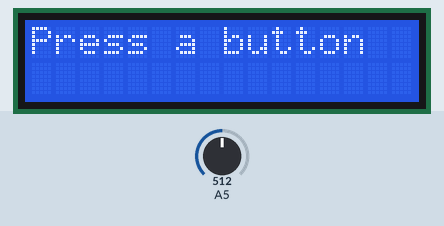
Recording of a sketch running on a simulated Arduino Uno, built with avr-gcc and run on an emulated ATmega328P. Shown: 16×2 character LCD. The inputs (shaded band) are chosen by the test bench; at power-on: A5 = 512. What the sketch prints to the serial monitor is not drawn.

Above: at 1.2 s.
1.3 s: A5 set to 90
2.8 s: A5 set to 77
At 3.7 s:
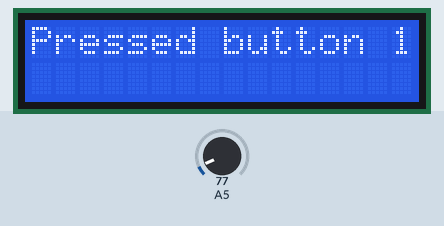
4.5 s: A5 set to 54
At 5.4 s:
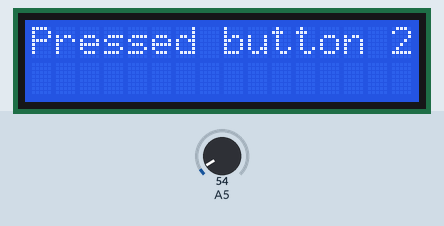
6.1 s: A5 set to 36
At 7.1 s:
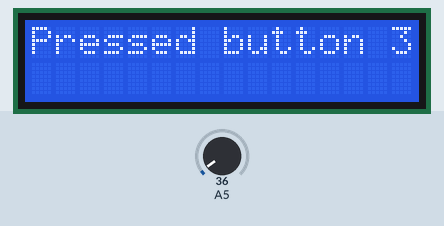
7.6 s: A5 set to 30
At 8.8 s:
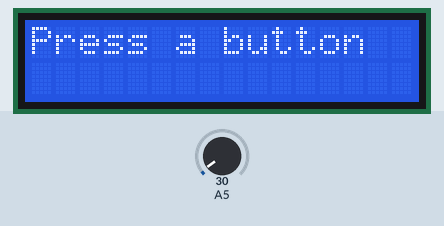
10.6 s: A5 set to 55
At 11.0 s:
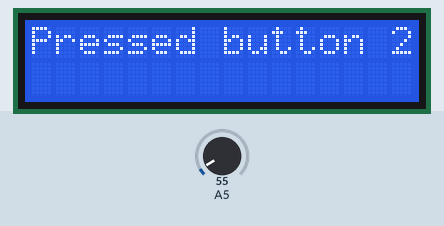
Timing chart, 0 to 13.1 s (numbered marks = the images above; inputs shaded):
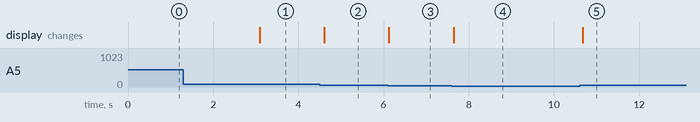

The sketch:

ch10_challenge4.ino
```cpp
#include <LiquidCrystal.h>
LiquidCrystal lcd(12, 11, 5, 4, 3, 2);
int a = 0;

void setup() {
  lcd.begin(16, 2);   // ✅ Correct size for your LCD
  Serial.begin(9600);
  pinMode(A5, INPUT_PULLUP);
}

int readButtons(int pin) {
  int b = 0;
  int c = analogRead(pin);

  // Debug: show raw analog value
  Serial.print("Analog Read = ");
  Serial.println(c);

  if (c > 1000) {
    b = 0; // no button
  } else if (c > 70 && c < 82) {
    b = 1;
  } else if (c > 52 && c < 64) {
    b = 2;
  } else if (c > 33 && c < 45) {
    b = 3;
  } else if (c > 15 && c < 25) {
    b = 4;
  } else if (c >= 0 && c < 10) {
    b = 5;
  }

  Serial.print("Detected Button = ");
  Serial.println(b);

  return b;
}

void loop() {
  a = readButtons(A5);

  lcd.clear();
  lcd.setCursor(0, 0);   // ✅ First row
  if (a == 0) {
    lcd.print("Press a button");
  } else {
    lcd.print("Pressed button ");
    lcd.print(a);
  }

  delay(500);
}
```

Measured:
- the behaviour switches between 82 and 81 on A5 (found by bisection; images 0 and 1)
- the behaviour switches between 34 and 33 on A5 (found by bisection; images 3 and 4)
- after the input at 1.3 s, every drawn part: stays the same
- after the input at 2.8 s, the display: changes after 0.30 s (image 1)
- after the input at 4.5 s, the display: changes after 0.11 s (image 2)
- after the input at 6.1 s, the display: changes at once (image 3)
- after the input at 7.6 s, the display: changes at once (image 4)
- after the input at 10.6 s, the display: changes after 0.07 s (image 5)
